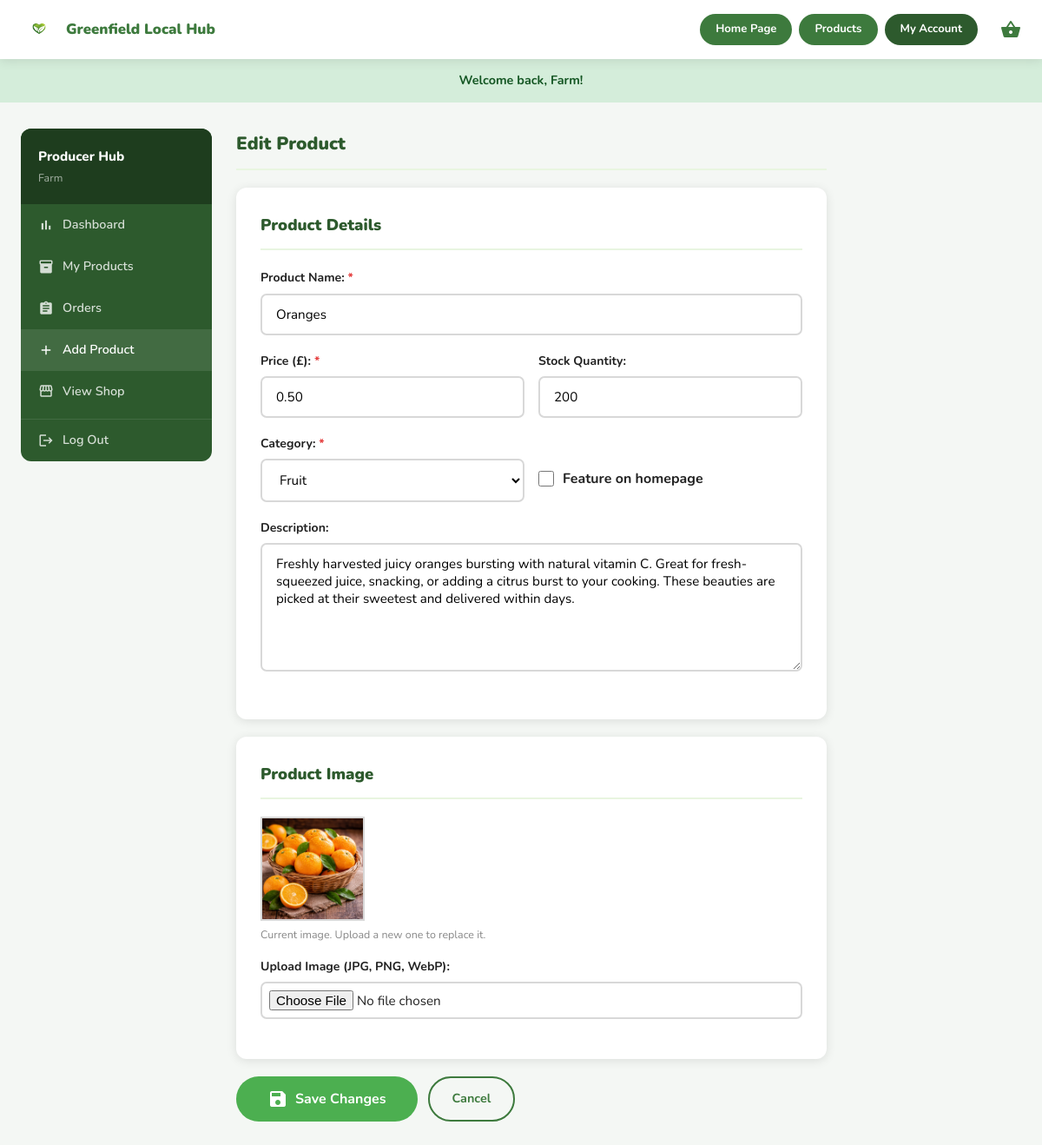
The page /producer/add-product.php?edit=4 (signed in) on the database its author committed.
### tables this page shows
CREATE TABLE products (
    id             INT AUTO_INCREMENT PRIMARY KEY,
    name           VARCHAR(255) NOT NULL,
    description    TEXT,
    price          DECIMAL(10,2) NOT NULL,
    image          VARCHAR(255),
    category_id    INT,
    producer_id    INT,
    stock_quantity INT DEFAULT 100,
    featured       TINYINT(1) DEFAULT 0,
    created_at     TIMESTAMP DEFAULT CURRENT_TIMESTAMP,
    FOREIGN KEY (category_id) REFERENCES categories(id),
    FOREIGN KEY (producer_id) REFERENCES users(id)
);

CREATE TABLE categories (
    id   INT AUTO_INCREMENT PRIMARY KEY,
    name VARCHAR(100) NOT NULL
);

### producer/add-product.php (the view, shortened to what this page needs)
<?php
require_once '../includes/db.php';
$producer_id = $_SESSION['user_id'];
$edit_id     = (int)($_GET['edit'] ?? 0);
$product     = null;
if ($edit_id) {
    $s = $conn->prepare("SELECT * FROM products WHERE id = ? AND producer_id = ?");
    $s->bind_param('ii', $edit_id, $producer_id);
    $s->execute();
    $product = $s->get_result()->fetch_assoc();
}
$categories = $conn->query("SELECT * FROM categories ORDER BY name")->fetch_all(MYSQLI_ASSOC);
require_once '../includes/header.php';
?>
<main>
<div class="container">
<div class="producer-layout">
    <?php include 'producer-sidebar.php'; ?>
    <div class="product-form-wrap">
        <h1 class="manage-heading"><?= $product ? 'Edit Product' : 'Add New Product' ?></h1>
        <form method="POST" enctype="multipart/form-data">
            <div class="checkout-card">
                <h2 class="checkout-heading">Product Details</h2>
                <div class="form-group">
                    <label class="form-label">Product Name: <span style="color:var(--red);">*</span></label>
                    <input class="form-input" type="text" name="name" required
                           value="<?= htmlspecialchars($_POST['name'] ?? $product['name'] ?? '') ?>"
                           placeholder="e.g. Free-range Eggs">
                </div>
                <div class="form-row">
                    <div class="form-group">
                        <label class="form-label">Price (£): <span style="color:var(--red);">*</span></label>
                        <input class="form-input" type="number" name="price" min="0.01" step="0.01" required
                               value="<?= htmlspecialchars($_POST['price'] ?? $product['price'] ?? '') ?>"
                               placeholder="0.00">
                    </div>
                    <div class="form-group">
                        <label class="form-label">Stock Quantity:</label>
                        <input class="form-input" type="number" name="stock_quantity" min="0"
                               value="<?= htmlspecialchars($_POST['stock_quantity'] ?? $product['stock_quantity'] ?? 0) ?>">
                    </div>
                </div>
                <div class="form-row">
                    <div class="form-group">
                        <label class="form-label">Category: <span style="color:var(--red);">*</span></label>
                        <select class="form-input" name="category_id" required>
                            <?php foreach ($categories as $cat): ?>
                            <option value="<?= $cat['id'] ?>"
                                    <?= (($_POST['category_id'] ?? $product['category_id'] ?? 0) == $cat['id']) ? 'selected' : '' ?>>
                                <?= htmlspecialchars($cat['name']) ?>
                            </option>
                            <?php endforeach; ?>
                        </select>
                    </div>
                    <div class="form-group">
                        <label style="display:flex;align-items:center;gap:10px;padding-top:10px;font-weight:700;">
                            <input type="checkbox" name="featured" value="1"
                                   <?= (($_POST['featured'] ?? $product['featured'] ?? 0) == 1) ? 'checked' : '' ?>
                                   style="width:18px;height:18px;accent-color:var(--green-primary);">
                            Feature on homepage
                        </label>
                    </div>
                </div>
                <div class="form-group">
                    <label class="form-label">Description:</label>
                    <textarea class="form-input" name="description" rows="6"
                              placeholder="Describe the product — its origin, taste, uses..."><?= htmlspecialchars($_POST['description'] ?? $product['description'] ?? '') ?></textarea>
                </div>
            </div>
            <div class="checkout-card">
                <h2 class="checkout-heading">Product Image</h2>
                <?php if ($product && $product['image']): ?>
                <div class="image-preview-wrap" style="margin-bottom:14px;">
                    <img src="<?= htmlspecialchars('../' . $product['image']) ?>"
                         alt="Current image" style="max-height:120px;border-radius:var(--radius-sm);">
                    <div class="form-hint" style="margin-top:6px;">Current image. Upload a new one to replace it.</div>
                </div>
                <?php endif; ?>
                <div class="form-group">
                    <label class="form-label">Upload Image (JPG, PNG, WebP):</label>
                    <input type="file" name="image" accept="image/*"
                           class="form-input" style="padding:8px;"
                           onchange="previewImg(this)">
                </div>
            </div>
            <div style="display:flex;gap:12px;margin-top:6px;">
                <button type="submit" class="btn btn-primary btn-lg">
                    <span class="material-icons">save</span> <?= $product ? 'Save Changes' : 'Add Product' ?>
                </button>
                <a href="products.php" class="btn btn-outline">Cancel</a>
            </div>
        </form>
    </div>
</div>
</div>
</main>
<?php require_once '../includes/footer.php'; ?>

### css/style.css (style rules this page uses)
:root { --green: #3d7a3d; --green-dark: #2d5a2d; --green-deeper: #1e3d1e; --green-light: #e8f5e0; --red: #e53e3e; --white: #fff; --bg: #f4f7f4; --gray: #d8d8d8; --text: #222; --text-mid: #555; --text-light: #888; --shadow: 0 2px 12px rgba(0,0,0,.10); --r: 12px; --r-sm: 7px; --r-pill: 100px; }
*, *::before, *::after { box-sizing: border-box; margin: 0; padding: 0; }
body { font-family: 'Nunito', system-ui, sans-serif; background: var(--bg); color: var(--text); line-height: 1.65; min-height: 100vh; display: flex; flex-direction: column; }
main { flex: 1; }
a { text-decoration: none; color: inherit; }
img { max-width: 100%; display: block; }
button, input, select, textarea { font-family: inherit; }
.container { max-width: 1200px; margin: 0 auto; padding: 0 24px; }
.btn { display: inline-flex; align-items: center; justify-content: center; gap: 8px; padding: 11px 26px; border-radius: var(--r-pill); font-weight: 700; font-size: .9rem; cursor: pointer; border: none; text-decoration: none; white-space: nowrap; }
.btn-primary { background: #4caf50; color: #fff; }
.btn-outline { background: transparent; color: var(--green); border: 2px solid var(--green); }
.btn-lg { padding: 14px 36px; font-size: 1rem; }
.producer-layout { display: grid; grid-template-columns: 220px 1fr; gap: 28px; padding: 30px 0; }
.form-group { margin-bottom: 18px; }
.form-label { display: block; font-weight: 700; font-size: .88rem; margin-bottom: 6px; }
.form-input { width: 100%; padding: 12px 16px; border: 2px solid var(--gray); border-radius: var(--r-sm); font-size: .95rem; background: var(--white); }
.form-hint { font-size: .78rem; color: var(--text-light); margin-top: 4px; }
.form-row { display: grid; grid-template-columns: 1fr 1fr; gap: 16px; }
select.form-input { cursor: pointer; }
.image-preview-wrap { margin-top: 10px; }
.image-preview-wrap img { max-height: 140px; border-radius: var(--r-sm); border: 2px solid var(--gray); }
.checkout-card { background: var(--white); border-radius: var(--r); box-shadow: var(--shadow); padding: 28px; margin-bottom: 20px; }
.checkout-heading { font-size: 1.15rem; font-weight: 900; margin-bottom: 20px; padding-bottom: 12px; border-bottom: 2px solid var(--green-light); color: var(--green-dark); }
.manage-heading { font-size: 1.3rem; font-weight: 900; margin-bottom: 20px; padding-bottom: 12px; border-bottom: 2px solid var(--green-light); color: var(--green-dark); }
.product-form-wrap { max-width: 680px; }

### rows shown on the page
products: name "Oranges", price "0.50", stock_quantity "200", category_id "Fruit", description "Freshly harvested juicy oranges bursting with natural vitamin C. Great for fresh-squeezed juice, snacking, or adding a citrus burst to your cooking. These beauties are picked at their sweetest and delivered within days.", image (picture)

### other values the page prints
$_SESSION['flash_message'] "Welcome back, Farm!"
$_SESSION['user_first_name'] "Farm"
